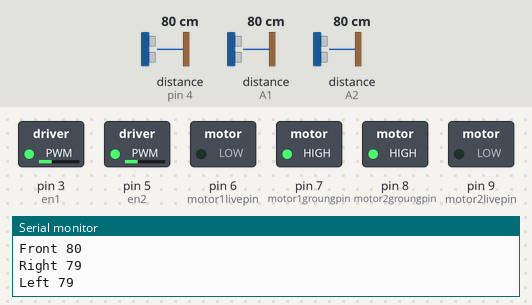
Recording of a sketch running on a simulated Arduino Uno, built with avr-gcc and run on an emulated ATmega328P. Shown: switched loads named in the sketch (green lamp = pin HIGH), the last lines printed to the serial monitor. Wiring (inferred from the names in the program): 3 × ultrasonic range finder: trigger pin 2, echo pin 4 / trigger A0, echo A1 / trigger A3, echo A2. Dashed ring = blinking. The test bench sets the inputs (shaded band); at power-on: distance to the obstacle (sensors on pin 4, A2, A1) 80 cm. The echo pulse lasts 58.3 µs per cm; pins used as bus, display or sensor lines are not drawn.

Above: at 2.02 s.
3.9 s: distance to the obstacle (sensor on pin 4) set to 2 cm
At 5.5 s:
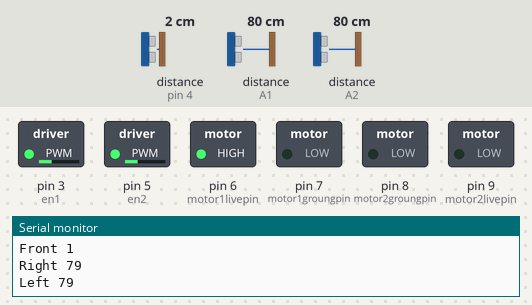
9.9 s: distance to the obstacle (sensor on A2) set to 2 cm
At 10.9 s:
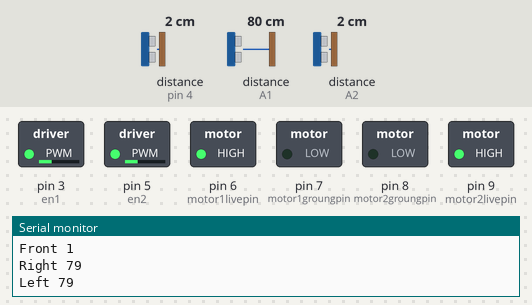
At 12.5 s:
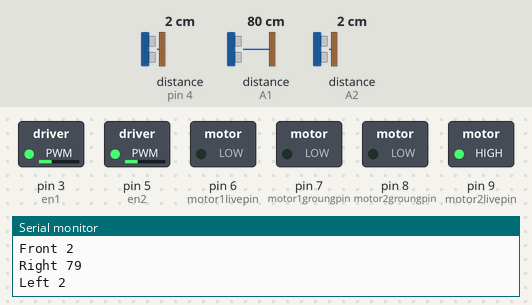
19.4 s: distance to the obstacle (sensor on A2) set to 4 cm
Timing chart, 0 to 26.3 s (numbered marks = the images above; inputs shaded):
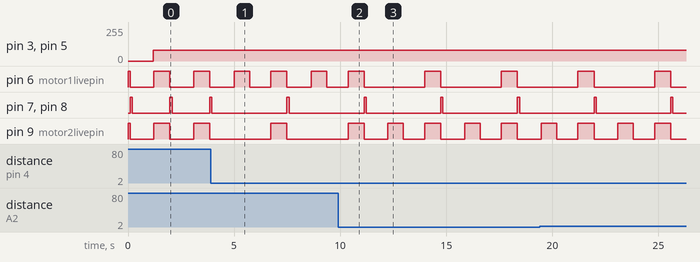

Measured:
- after the input at 9.9 s, pin 6 (motor1livepin): alternates HIGH for 0.76 s and LOW for 2.9 s, starting after 4.1 s; pin 9 (motor2livepin): alternates HIGH for 0.75 s and LOW for 1.0 s, starting after 2.4 s
- by itself, pin 6 (motor1livepin): alternates HIGH for 0.73 s and LOW for 1.1 s
- by itself, pin 7 (motor1groungpin), pin 8 (motor2groungpin): alternates HIGH for 0.10 s and LOW for 3.5 s

The sketch:

Remy.ino
```cpp
// units: time --> mille sec, distance --> cm

const int trigPin1 = 2;//front sensor
const int echoPin1 = 4;

const int trigPin2 = A3; //left sensor
const int echoPin2 = A2;

const int trigPin3 = A0;// right sensor
const int echoPin3 = A1;

const int motor1livepin= 6;  // right motor pins
const int motor1groungpin = 7;

const int motor2livepin = 9; // left motor pins
const int motor2groungpin = 8;

const int en1 = 3; //the wires of the motor driver that will control speed of motors
const int en2 = 5;

char previousDirection; //previous motion direction


#define DIS 18  //distance


void setup()
{
Serial.begin(9600); //means that the serial port is capable of transferring a maximum of 9600 bits per second

pinMode(trigPin1, OUTPUT); //pins of the sensors
pinMode(echoPin1, INPUT);
pinMode(trigPin2, OUTPUT);
pinMode(echoPin2, INPUT);
pinMode(trigPin3, OUTPUT);
pinMode(echoPin3, INPUT);

pinMode (motor1livepin, OUTPUT);   // pins of the motors
pinMode (motor1groungpin, OUTPUT);
pinMode (motor2livepin, OUTPUT);
pinMode (motor2groungpin, OUTPUT);

pinMode(en1, OUTPUT); //pins of the motor driver that will control the speed of
pinMode(en2, OUTPUT);

}


void loop()
{
        forward();
        delay(100);
        reverse();
        delay(100);
        stop();

        analogWrite(en1 , 80);
        analogWrite(en2 , 80);

        // no obstacle in all 3 sides
        if (FrontSensor ()>DIS && RightSensor () >DIS && LeftSensor () >DIS)
          {
            forward();
            delay(660);
            previousDirection = 's';
          }

        // obstacle infront of left & right sides
        else if ( FrontSensor () > DIS && RightSensor () < DIS && LeftSensor ()< DIS)
         {
            forward();
            delay(660);
            previousDirection = 's';
         }

        // obstacle infront of all 3 sides
        else if ( FrontSensor() < DIS && RightSensor () <DIS && LeftSensor ()<DIS)
         {
            reverse ();
            delay(700);
            stop();
                if(previousDirection == 'l'){
                  if (RightSensor () >DIS){
                    turn_right ();
                    delay(730);
                    stop();
                    forward();
                    delay(660);
                    previousDirection = 'r';
                  }
                  else{
                    turn_left ();
                    delay(730);
                    stop();
                    forward();
                    delay(660);
                    previousDirection = 'l';
                  }
                }
                else {          // if(previousDirection == 'r')
                  if (LeftSensor () >DIS){
                    turn_left ();
                    delay(730);
                    stop();
                    forward();
                    delay(660);
                    previousDirection = 'l';
                  }
                  else{
                    turn_right ();
                    delay(730);
                    stop();
                    forward();
                    delay(660);
                    previousDirection = 'r';
                  }
                }

         }

        // obstacle on right and front sides
        else if (FrontSensor() <DIS && RightSensor () <DIS && LeftSensor ()>DIS)
         {
            turn_left ();
            delay(730);
            stop();
            forward();
            delay(660);
            previousDirection = 'l';
         }

        // obstacle on left and front sides
        else if (FrontSensor() <DIS && RightSensor () >DIS && LeftSensor ()<DIS)
         {
            turn_right ();
            delay(730);
            stop();
            forward();
            delay(660);
            previousDirection = 'r';
         }

        // obstacle on front side only
        else if (FrontSensor() <DIS && RightSensor () >DIS && LeftSensor ()>DIS)
         {
            turn_left ();
            delay(730);
            stop();
            forward();
            delay(660);
            previousDirection = 'l';
         }

        // obstacle on left sides ---------->
        else if (FrontSensor() >DIS && RightSensor () >DIS && LeftSensor ()<DIS)
         {
            forward();
            delay(730);
            stop();
            forward();
            delay(660);
            previousDirection = 's';
         }

        // obstacle on right sides
        else if (FrontSensor() >DIS && RightSensor () <DIS && LeftSensor ()>DIS)
         {
            turn_left ();
            delay(730);
            stop();
            forward();
            delay(660);
            previousDirection = 'l';
         }

        // nothing happpened..
        else
         {
            forward();
            delay(660);
            previousDirection = 's';
         }

}


//Directions Functions

//Forward Direction
void forward ()
  {
    // right motor go on
    digitalWrite(motor1livepin, HIGH);
    digitalWrite(motor1groungpin, LOW);
    // left motor go on
    digitalWrite(motor2livepin, HIGH);
    digitalWrite(motor2groungpin, LOW);
  }

//Turn Left Direction
void turn_left ()
  {
    // right motor go on
    digitalWrite(motor1livepin, HIGH);
    digitalWrite(motor1groungpin, LOW);
    // left motor off
    digitalWrite(motor2livepin, LOW);
    digitalWrite(motor2groungpin, LOW);

  }

//Turn Right Direction
void turn_right ()
  {
    // right motor go
    digitalWrite(motor1livepin, LOW);
    digitalWrite(motor1groungpin, LOW);
    // left motor off
    digitalWrite(motor2livepin, HIGH);
    digitalWrite(motor2groungpin, LOW);

  }

//REVERSE -- BACKWARD
void reverse ()
  {
    // right motor go back
    digitalWrite(motor1livepin, LOW);
    digitalWrite(motor1groungpin, HIGH);
    // left motor go back
    digitalWrite(motor2livepin, LOW);
    digitalWrite(motor2groungpin, HIGH);
  }

// STOP
void stop()
  {
    // all motors off
    digitalWrite(motor1livepin, LOW);
    digitalWrite(motor1groungpin, LOW);
    digitalWrite(motor2livepin, LOW);
    digitalWrite(motor2groungpin, LOW);
    delay(1000);
  }


//sensors Functions


long FrontSensor ()
  {
    long dur, cm;
    // Clears the trigPin condition
    digitalWrite(trigPin1, LOW);
    // keep this state for 5 microseconds
    delayMicroseconds(5);
    // Sets the trigPin HIGH (ACTIVE) for 10 microseconds [transmit]
    digitalWrite(trigPin1, HIGH);
    //keep this state for 10 microseconds
    delayMicroseconds(10);
    // stop transmitting
    digitalWrite(trigPin1, LOW);
    // pulse in returns the time from transmitting to receiving in microseconds
    // so, duration is this time
    dur = pulseIn(echoPin1, HIGH);

    // distance in centimeters.
    cm = (dur / 2) / 29.1;
    Serial.print("Front ");
    Serial.println(cm);

    return cm;
  }

long LeftSensor ()
  {
    long dur, cm;
    // Clears the trigPin condition
    digitalWrite(trigPin2, LOW);
    // keep this state for 5 microseconds
    delayMicroseconds(5);
    // Sets the trigPin HIGH (ACTIVE) for 10 microseconds [transmit]
    digitalWrite(trigPin2, HIGH);
    //keep this state for 10 microseconds
    delayMicroseconds(10);
    // stop transmitting
    digitalWrite(trigPin2, LOW);
    // pulse in returns the time from transmitting to receiving in microseconds
    // so, duration is this time
    dur = pulseIn(echoPin2, HIGH);

    // distance in centimeters.
    cm = (dur / 2) / 29.1;
    Serial.print("Left ");
    Serial.println(cm);

    return cm;
  }


long RightSensor ()
  {
    long dur, cm;
    // Clears the trigPin condition
    digitalWrite(trigPin3, LOW);
    // keep this state for 5 microseconds
    delayMicroseconds(5);
    // Sets the trigPin HIGH (ACTIVE) for 10 microseconds [transmit]
    digitalWrite(trigPin3, HIGH);
    //keep this state for 10 microseconds
    delayMicroseconds(10);
    // stop transmitting
    digitalWrite(trigPin3, LOW);
    // pulse in returns the time from transmitting to receiving in microseconds
    // so, duration is this time
    dur = pulseIn(echoPin3, HIGH);

    // distance in centimeters.
    cm = (dur / 2) / 29.1;
    Serial.print("Right ");
    Serial.println(cm);

    return cm;
  }
```
